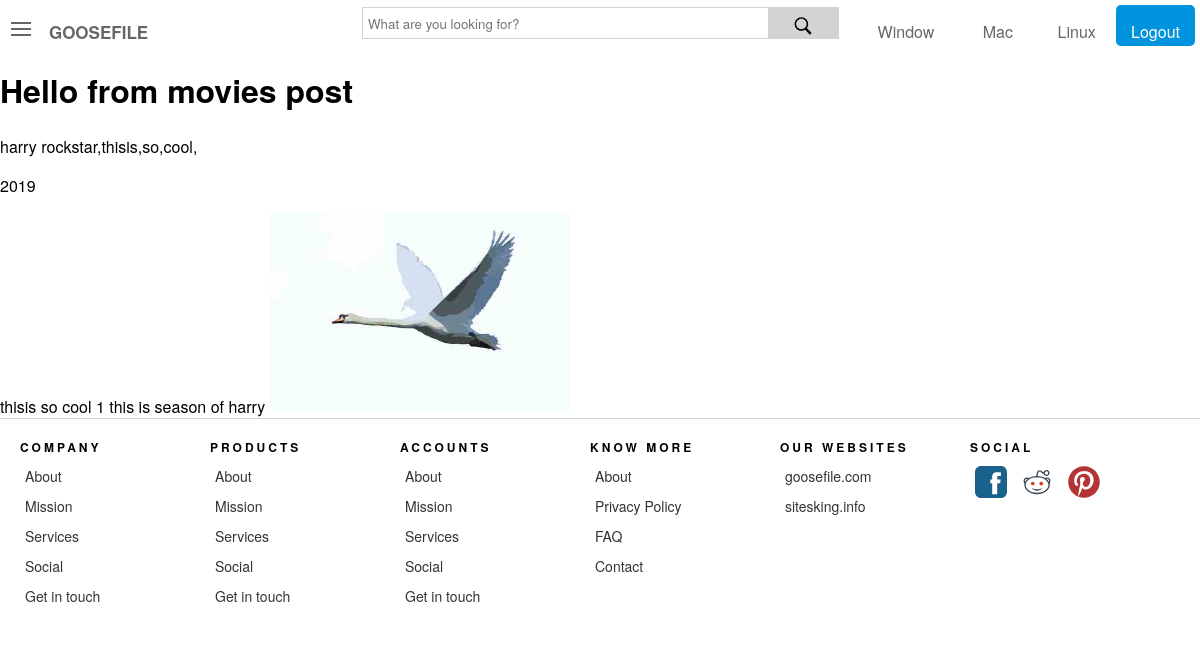
The app's page /movie/2/ with its own data.
### movies_list/models.py (models this page shows, shortened)
class Movies_list(models.Model):
	id=models.AutoField(primary_key=True)
	name=models.TextField(blank=False,null=False)
	genres_list_id=models.IntegerField(blank=False,null=False)
	cast_id=models.IntegerField()
	director_id=models.IntegerField()
	writer_id=models.IntegerField()
	country_id=models.IntegerField()
	story_line=models.TextField()
	season_id=models.IntegerField(blank=False)
	cost=models.IntegerField()
	Awards_id=models.IntegerField()
	Release=models.DateField(auto_now=False, auto_now_add=False)
	created_at=models.DateTimeField(auto_now=True, auto_now_add=False)
	language_id=models.IntegerField()
	IMDB_ratting=models.FloatField()
	trailer_link=models.TextField()
	views=models.IntegerField()
	likes=models.IntegerField()
	ratting=models.FloatField()
	imdb_link=models.TextField()
	tags=models.TextField()
	class Meta:
		verbose_name_plural = "movies_list"

### season/models.py (models this page shows, shortened)
class Season(models.Model):
	season_id=models.IntegerField()
	season_no=models.IntegerField()
	season_name=models.TextField(blank=False)
	eposide_id=models.IntegerField()
	plot=models.TextField()
	class Meta:
		verbose_name_plural="season"

### pics/models.py (models this page shows)
class Pics(models.Model):
	image_id=models.IntegerField()
	pic_link=models.ImageField(upload_to='images/')
	class Meta:
		verbose_name_plural = "pics"

### movies_list/views_ext.py (the view)
# urls.py: path('movie/<int:movie_id>/',movies_details,name="movie_detail"),
def movies_details(request,movie_id):
	obj=Movies_list.objects.get(id=movie_id)
	obj_language=Language_name.objects.get(language_id=obj.language_id)
	tags=obj.tags
	tags=tags.split(",")
	obj_cast=Cast.objects.get(cast_id=obj.cast_id)
	obj_pics=Pics.objects.get(image_id=obj_cast.image_id)
	obj_sesion=Season.objects.get(season_id=obj.season_id)
	context={
		'object':obj,
		'object1':obj_language,
		'tagw':tags,
		'cast_object':obj_cast.image_id,
		'image_object':obj_pics,
		'sesion_object':obj_sesion
	}
	return render(request,"movies_list_html/movie_post.html",context)

### movies_list/Templates/movies_list_html/movie_post.html
{% include "includes/header.html"%}
<h1>Hello from movies post</h1>
{{ object.name }},{{object.tags}}
<p>{{object1.Language_name}}{{object.Release.year}}</p>
{% for t in tagw%}
{{t}}
{%endfor%}
{{cast_object}}
{{sesion_object.season_name}}
<img style="height:200px;height:200px"src="../../media/{{image_object.pic_link}}">
{% include 'includes/Footer.html' %}

### movies_list/static/assets/css/header-footer.css (style rules this page uses)
html, body { padding: 0; margin: 0; background-color: white; }
* { font-family: "Helvetica Neue", Helvetica, Arial, sans-serif; }
* { -webkit-user-select: none; -moz-user-select: -moz-none; -ms-user-select: none; user-select: none; -webkit-tap-highlight-color: rgba(0, 0, 0, 0); }
body { transition: background-color .5s; }

### records on screen
Movies_list: name "harry rockstar", tags "thisis,so,cool,", Release.year "2019"
Season: season_name "this is season of harry"
Pics: pic_link (picture)

### other values on screen
{{ t }} "thisis" "so" "cool"
{{ cast_object }} "1"
